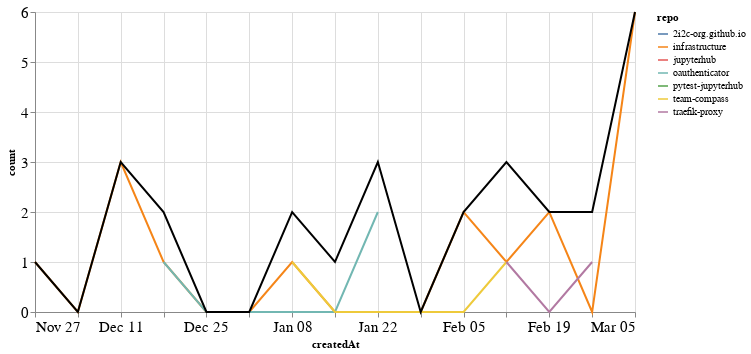

Source (notebook cell):
### Markdown cell above
### PRs

### Code cell
prs_time = prs.groupby('repo').resample('W', on='createdAt').count()['author'].reset_index()
prs_time = prs_time.rename(columns={'author': 'count'})
prs_time_total = prs_time.groupby('createdAt').agg({"count": "sum"}).reset_index()

ch1 = alt.Chart(prs_time, width=600).mark_line().encode(
    x='createdAt',
    y='count',
    color='repo',
    tooltip="repo"
)

ch2 = alt.Chart(prs_time_total, width=600).mark_line(color="black").encode(
    x='createdAt',
    y='count',
)

ch1 + ch2

### Figure 1 — Vega-Lite specification as saved in the notebook (floating-point values rounded to 4 significant figures)
{"config": {"axisLeft": {"labelFontSize": 15}, "axisBottom": {"labelFontSize": 15}}, "layer": [{"data": {"name": "data-df2a59acb964fd67a712899b02adf186"}, "mark": "line", "encoding": {"color": {"field": "repo", "type": "nominal"}, "tooltip": {"field": "repo", "type": "nominal"}, "x": {"field": "createdAt", "type": "temporal"}, "y": {"field": "count", "type": "quantitative"}}, "width": 600}, {"data": {"name": "data-92d9ec37a811ca460369b173f6cd8a37"}, "mark": {"type": "line", "color": "black"}, "encoding": {"x": {"field": "createdAt", "type": "temporal"}, "y": {"field": "count", "type": "quantitative"}}, "width": 600}], "$schema": "https://vega.github.io/schema/vega-lite/v4.17.0.json", "datasets": {"data-df2a59acb964fd67a712899b02adf186": [{"repo": "2i2c-org.github.io", "createdAt": "2023-02-26T00:00:00", "count": 1}, {"repo": "infrastructure", "createdAt": "2022-11-27T00:00:00", "count": 1}, {"repo": "infrastructure", "createdAt": "2022-12-04T00:00:00", "count": 0}, {"repo": "infrastructure", "createdAt": "2022-12-11T00:00:00", "count": 3}, {"repo": "infrastructure", "createdAt": "2022-12-18T00:00:00", "count": 1}, {"repo": "infrastructure", "createdAt": "2022-12-25T00:00:00", "count": 0}, {"repo": "infrastructure", "createdAt": "2023-01-01T00:00:00", "count": 0}, {"repo": "infrastructure", "createdAt": "2023-01-08T00:00:00", "count": 1}, {"repo": "infrastructure", "createdAt": "2023-01-15T00:00:00", "count": 0}, {"repo": "infrastructure", "createdAt": "2023-01-22T00:00:00", "count": 0}, {"repo": "infrastructure", "createdAt": "2023-01-29T00:00:00", "count": 0}, {"repo": "infrastructure", "createdAt": "2023-02-05T00:00:00", "count": 2}, {"repo": "infrastructure", "createdAt": "2023-02-12T00:00:00", "count": 1}, {"repo": "infrastructure", "createdAt": "2023-02-19T00:00:00", "count": 2}, {"repo": "infrastructure", "createdAt": "2023-02-26T00:00:00", "count": 0}, {"repo": "infrastructure", "createdAt": "2023-03-05T00:00:00", "count": 6}, {"repo": "jupyterhub", "createdAt": "2023-01-22T00:00:00", "count": 1}, {"repo": "oauthenticator", "createdAt": "2022-12-18T00:00:00", "count": 1}, {"repo": "oauthenticator", "createdAt": "2022-12-25T00:00:00", "count": 0}, {"repo": "oauthenticator", "createdAt": "2023-01-01T00:00:00", "count": 0}, {"repo": "oauthenticator", "createdAt": "2023-01-08T00:00:00", "count": 0}, {"repo": "oauthenticator", "createdAt": "2023-01-15T00:00:00", "count": 0}, {"repo": "oauthenticator", "createdAt": "2023-01-22T00:00:00", "count": 2}, {"repo": "pytest-jupyterhub", "createdAt": "2023-01-15T00:00:00", "count": 1}, {"repo": "team-compass", "createdAt": "2023-01-08T00:00:00", "count": 1}, {"repo": "team-compass", "createdAt": "2023-01-15T00:00:00", "count": 0}, {"repo": "team-compass", "createdAt": "2023-01-22T00:00:00", "count": 0}, {"repo": "team-compass", "createdAt": "2023-01-29T00:00:00", "count": 0}, {"repo": "team-compass", "createdAt": "2023-02-05T00:00:00", "count": 0}, {"repo": "team-compass", "createdAt": "2023-02-12T00:00:00", "count": 1}, {"repo": "traefik-proxy", "createdAt": "2023-02-12T00:00:00", "count": 1}, {"repo": "traefik-proxy", "createdAt": "2023-02-19T00:00:00", "count": 0}, {"repo": "traefik-proxy", "createdAt": "2023-02-26T00:00:00", "count": 1}], "data-92d9ec37a811ca460369b173f6cd8a37": [{"createdAt": "2022-11-27T00:00:00", "count": 1}, {"createdAt": "2022-12-04T00:00:00", "count": 0}, {"createdAt": "2022-12-11T00:00:00", "count": 3}, {"createdAt": "2022-12-18T00:00:00", "count": 2}, {"createdAt": "2022-12-25T00:00:00", "count": 0}, {"createdAt": "2023-01-01T00:00:00", "count": 0}, {"createdAt": "2023-01-08T00:00:00", "count": 2}, {"createdAt": "2023-01-15T00:00:00", "count": 1}, {"createdAt": "2023-01-22T00:00:00", "count": 3}, {"createdAt": "2023-01-29T00:00:00", "count": 0}, {"createdAt": "2023-02-05T00:00:00", "count": 2}, {"createdAt": "2023-02-12T00:00:00", "count": 3}, {"createdAt": "2023-02-19T00:00:00", "count": 2}, {"createdAt": "2023-02-26T00:00:00", "count": 2}, {"createdAt": "2023-03-05T00:00:00", "count": 6}]}}
